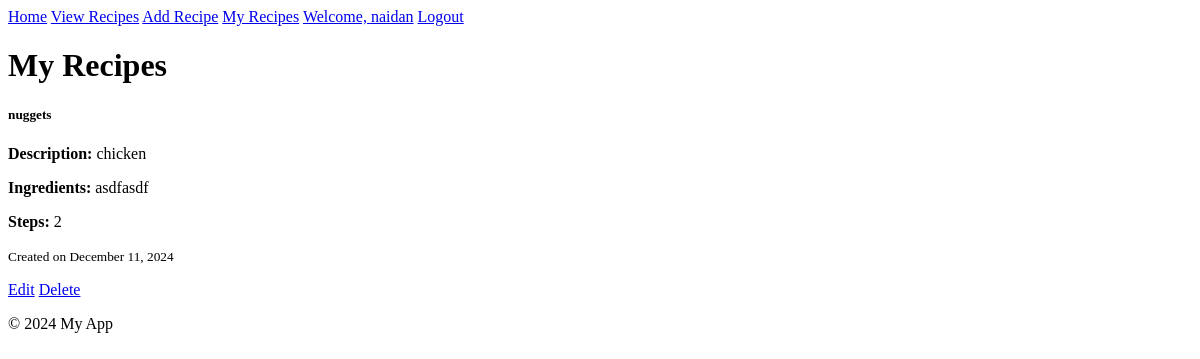
Before: /my_recipes (signed in) with the older database file.
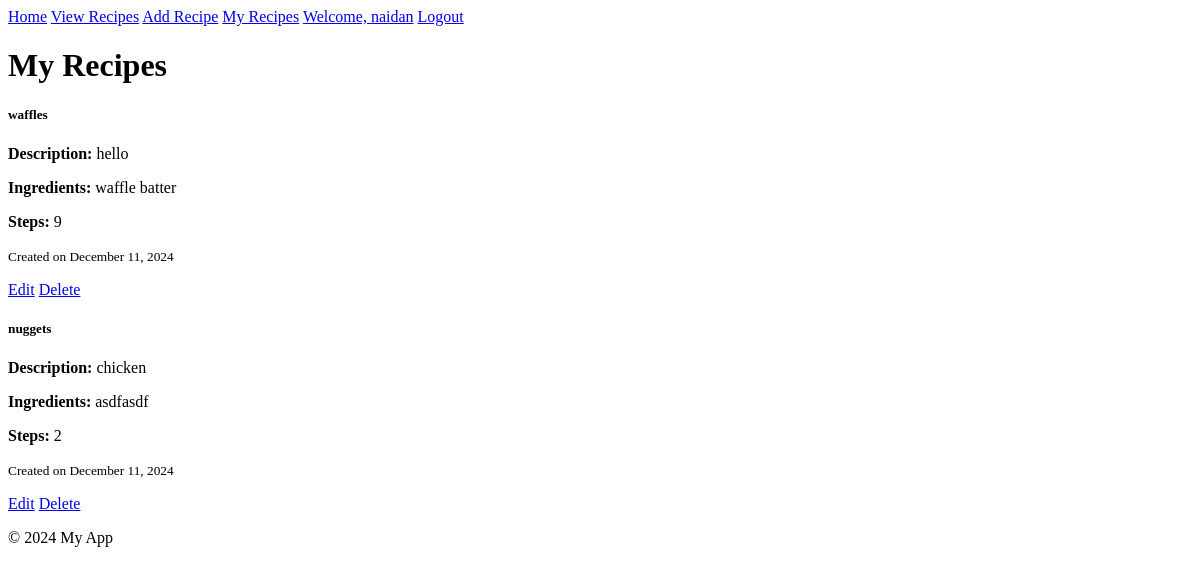
After: the same page with the newer database file.
### app/models.py (models this page shows)
class Recipe(db.Model):
    __tablename__ = 'recipes'
    id = db.Column(db.Integer, primary_key=True, autoincrement=True)
    user_id = db.Column(db.Integer, db.ForeignKey('users.id'), nullable=False)
    author = db.relationship('User', back_populates='recipes')
    title = db.Column(db.String(100), nullable=False)
    description = db.Column(db.Text, nullable=False)
    ingredients = db.Column(db.Text, nullable=False)
    steps = db.Column(db.Text, nullable=False)
    image_url = db.Column(db.String(255))  # Optional, we can set a default picture if anythign
    created_at = db.Column(db.DateTime, default=datetime.utcnow)
    likes = db.relationship('Like', back_populates='recipe', cascade="all, delete-orphan")
    saved_by = db.relationship('SavedRecipe', back_populates='recipe', cascade="all, delete-orphan")

### app/views.py (the view)
@app.route('/my_recipes', methods=['GET'])
@login_required
def my_recipes():
    recipes = Recipe.query.filter_by(user_id=current_user.id).order_by(Recipe.created_at.desc()).all()
    return render_template('my_recipes.html', recipes=recipes)

### app/views.py (called while the page is built)
@login_manager.user_loader
def load_user(user_id):
    return User.query.get(int(user_id))  # Assumes user_id is the primary key of User model

### app/templates/my_recipes.html
{% extends "base.html" %}
{% block content %}
<div class="container mt-4">
    <h1 class="mb-4">My Recipes</h1>
    {% for recipe in recipes %}
    <div class="card mb-3">
        <div class="card-body">
            <h5 class="card-title">{{ recipe.title }}</h5>
            <p class="card-text"><strong>Description:</strong> {{ recipe.description }}</p>
            <p class="card-text"><strong>Ingredients:</strong> {{ recipe.ingredients }}</p>
            <p class="card-text"><strong>Steps:</strong> {{ recipe.steps }}</p>
            <p class="card-text"><small class="text-muted">Created on {{ recipe.created_at.strftime('%B %d, %Y') }}</small></p>
            <a href="{{ url_for('edit_recipe', recipe_id=recipe.id) }}" class="btn btn-warning btn-sm">Edit</a>
            <a href="{{ url_for('delete_recipe', recipe_id=recipe.id) }}" class="btn btn-danger btn-sm">Delete</a>
        </div>
    </div>
    {% endfor %}
</div>
{% endblock %}

Changed rows visible on the page:
added Recipe: title "waffles", description "hello", ingredients "waffle batter", steps "9", created_at "December 11, 2024"
